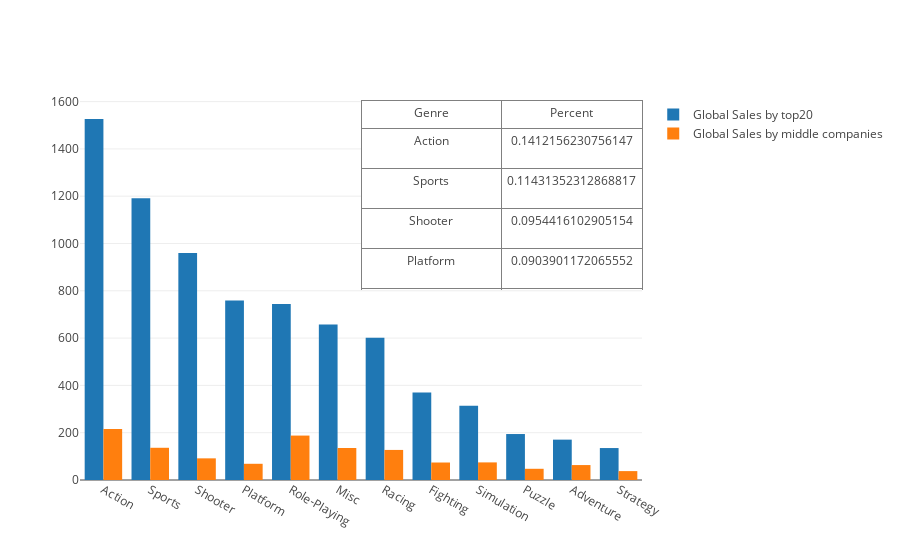

The code cell stored with this chart in its notebook:
### Code cell
trace1 = go.Bar(
    x=df_top_genre.index,
    y=df_top_genre.Global_Sales,
    name='Global Sales by top20'
)

trace2 = go.Bar(
    x=df_middle_genre.index,
    y=df_middle_genre.Global_Sales,
    name='Global Sales by middle companies')

trace_table = go.Table(
    header=dict(values=['Genre', 'Percent']),
    cells=dict(values=[df_together.index, df_together.Percent],
               height=40),
    domain=dict(x=[0.5, 1],
                y=[0.5, 1]))

data = [trace1, trace2, trace_table]

fig = go.Figure(data=data)
iplot(fig, show_link=False)

### Figure 1 — Plotly figure (JSON) as saved in the notebook; plotly's stock layout.template omitted (floating-point values rounded to 4 significant figures)
{"data": [{"name": "Global Sales by top20", "type": "bar", "uid": "2688fa5c-3d13-4995-aef1-41f9563d0b9a", "x": ["Action", "Sports", "Shooter", "Platform", "Role-Playing", "Misc", "Racing", "Fighting", "Simulation", "Puzzle", "Adventure", "Strategy"], "y": [1526.0, 1192.0, 959.3, 758.5, 744.2, 657.2, 601.0, 369.5, 314.0, 194.4, 170.7, 135.1]}, {"name": "Global Sales by middle companies", "type": "bar", "uid": "b4b440a3-08bf-4ba2-afb3-d699f08f46e5", "x": ["Action", "Role-Playing", "Sports", "Misc", "Racing", "Shooter", "Simulation", "Fighting", "Platform", "Adventure", "Puzzle", "Strategy"], "y": [215.6, 187.8, 136.2, 135.2, 127.1, 91.56, 74.4, 73.95, 68.56, 63.17, 47.39, 37.64]}, {"cells": {"height": 40, "values": [["Action", "Sports", "Shooter", "Platform", "Role-Playing", "Misc", "Racing", "Fighting", "Simulation", "Puzzle", "Adventure", "Strategy"], [0.1412, 0.1143, 0.09544, 0.09039, 0.2524, 0.2057, 0.2115, 0.2001, 0.2369, 0.2438, 0.3702, 0.2786]]}, "domain": {"x": [0.5, 1], "y": [0.5, 1]}, "header": {"values": ["Genre", "Percent"]}, "type": "table", "uid": "3d1a2cf8-c57a-47da-9c0a-8f26913d3d75"}], "layout": {}}
